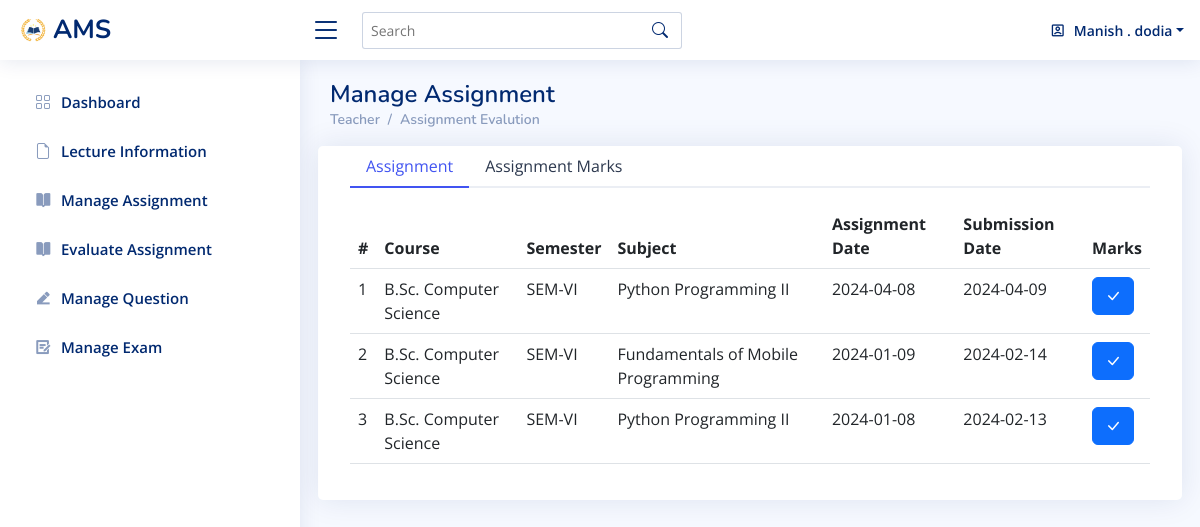
Page /assignment-evalution.php (signed in) on the committed database.
### tables this page shows
CREATE TABLE IF NOT EXISTS `assign` (
  `assign_id` int NOT NULL AUTO_INCREMENT,
  `course_id` int NOT NULL,
  `sem_id` int NOT NULL,
  `sub_id` int NOT NULL,
  `assign_date` date NOT NULL,
  `submi_date` date NOT NULL,
  `assign_topic` varchar(300) NOT NULL,
  `t_id` int NOT NULL,
  PRIMARY KEY (`assign_id`),
  KEY `cou` (`course_id`),
  KEY `seme` (`sem_id`),
  KEY `teach` (`t_id`),
  KEY `sb` (`sub_id`)
);

CREATE TABLE IF NOT EXISTS `course` (
  `course_id` int NOT NULL AUTO_INCREMENT,
  `course_name` varchar(50) NOT NULL,
  `course_type` varchar(10) NOT NULL,
  `course_sem` varchar(20) NOT NULL,
  PRIMARY KEY (`course_id`),
  UNIQUE KEY `course_id` (`course_id`),
  UNIQUE KEY `course_name` (`course_id`)
);

CREATE TABLE IF NOT EXISTS `semester` (
  `sem_id` int NOT NULL AUTO_INCREMENT,
  `sem_name` varchar(20) NOT NULL,
  PRIMARY KEY (`sem_id`)
);

CREATE TABLE IF NOT EXISTS `subject` (
  `sub_id` int NOT NULL AUTO_INCREMENT,
  `course_id` int NOT NULL,
  `sem_id` int NOT NULL,
  `sub_code` varchar(20) NOT NULL,
  `sub_name` varchar(40) NOT NULL,
  PRIMARY KEY (`sub_id`),
  KEY `cs` (`course_id`),
  KEY `sm` (`sem_id`)
);

### assignment-evalution.php (the view, shortened to what this page needs)
<?php
if(!isset($_SESSION["t_id"]))
{
  header("location:login.php");
}
else
{
    $t_id=$_SESSION["t_id"];
}
include("database_connect.php");
$selectqry="select a.assign_id,a.course_id,c.course_name,
a.sem_id,s.sem_name,a.sub_id,sb.sub_name,a.assign_date,
a.submi_date,a.assign_topic,
a.t_id,concat(tea.fname ,' ' , tea.mname,' ',tea.lname) as name
from assign a inner join course c
on a.course_id=c.course_id
inner join semester s
on a.sem_id=s.sem_id
inner join subject sb
on a.sub_id=sb.sub_id
inner join teacher tea
on a.t_id=tea.t_id where a.t_id=$t_id order by a.assign_date desc";
$rsassign=mysqli_query($con,$selectqry);
?>
<!DOCTYPE html>
<html lang="en">
<head>
  <link href="assets/vendor/bootstrap/css/bootstrap.min.css" rel="stylesheet">
  <link href="assets/vendor/bootstrap-icons/bootstrap-icons.css" rel="stylesheet">
  <link href="assets/vendor/boxicons/css/boxicons.min.css" rel="stylesheet">
  <link href="assets/vendor/quill/quill.snow.css" rel="stylesheet">
  <link href="assets/vendor/quill/quill.bubble.css" rel="stylesheet">
  <link href="assets/vendor/remixicon/remixicon.css" rel="stylesheet">
  <link href="assets/vendor/simple-datatables/style.css" rel="stylesheet">
  <link href="assets/css/style.css" rel="stylesheet">
</head>
<body>
  <header id="header" class="header fixed-top d-flex align-items-center">
    <div class="d-flex align-items-center justify-content-between">
      <a href="#" class="logo d-flex align-items-center">
        <img src="img/logo/logoaaa.png" alt="">
        <span class="d-none d-lg-block">AMS</span>
      </a>
      <i class="bi bi-list toggle-sidebar-btn"></i>
    </div>
    <div class="search-bar">
      <form class="search-form d-flex align-items-center" method="POST" action="#">
        <input type="text" name="query" placeholder="Search" title="Enter search keyword">
        <button type="submit" title="Search"><i class="bi bi-search"></i></button>
      </form>
    </div>
    <nav class="header-nav ms-auto">
      <ul class="d-flex align-items-center">
        <li class="nav-item dropdown pe-3">
        <a class="nav-link nav-profile d-flex align-items-center pe-0" href="#" data-bs-toggle="dropdown">
            <i class="ri-account-box-line"></i>
            <span class="d-none d-md-block dropdown-toggle ps-2"><?PHP if(isset($_SESSION["u_name"])) echo $_SESSION["u_name"]; ?></span>
          </a>
        </li>
      </ul>
    </nav>
  </header>
  <aside id="sidebar" class="sidebar">
    <ul class="sidebar-nav" id="sidebar-nav">
      <li class="nav-item">
        <a class="nav-link collapsed" href="teacher-dashboard.php">
          <i class="bi bi-grid"></i>
          <span>Dashboard</span>
        </a>
      </li>
      <li class="nav-item">
        <a class="nav-link collapsed"  href="lecture-information.php">
          <i class="bi bi-file-earmark"></i><span>Lecture Information</span>
        </a>
      </li>
      <li class="nav-item">
        <a class="nav-link collapsed"  href="assignment.php">
          <i class="ri-book-open-fill"></i><span>Manage Assignment</span>
        </a>
      </li>
      <li class="nav-item">
        <a class="nav-link collapsed"  href="assignment-evalution.php">
          <i class="ri-book-open-fill"></i><span>Evaluate Assignment</span>
        </a>
      </li>
      <li class="nav-item">
        <a class="nav-link collapsed"  href="que_bank.php">
          <i class="ri-edit-2-fill"></i><span>Manage Question</span>
        </a>
      </li>
      <li class="nav-item">
        <a class="nav-link collapsed"  href="exam.php">
          <i class="ri-draft-line"></i><span>Manage Exam</span>
        </a>
      </li>
         </ul>
  </aside>
  <main id="main" class="main">
    <div class="pagetitle">
      <h1>Manage Assignment</h1>
      <nav>
        <ol class="breadcrumb">
        <li class="breadcrumb-item"><a href="index.html">Teacher</a></li>
          <li class="breadcrumb-item">Assignment Evalution</li>
        </ol>
      </nav>
    </div>
    <section class="section">
      <div class="row">
        <div class="card">
          <div class="card-body">
            <form method="POST" action="database_assignment-evalution.php">
                <ul class="nav nav-tabs nav-tabs-bordered" id="borderedTab" role="tablist">
                    <li class="nav-item" role="presentation">
                        <button class="<?php if(isset($massign_id)) echo 'nav-link'; else echo 'nav-link active'?>" id="home-tab" data-bs-toggle="tab" data-bs-target="#bordered-home" type="button" role="tab" aria-controls="home" aria-selected="true">Assignment</button>
                    </li>
                    <li class="nav-item" role="presentation">
                        <button class="<?php if(isset($massign_id)) echo 'nav-link active'; else echo 'nav-link'?>" id="attandance-tab" data-bs-toggle="tab" data-bs-target="#bordered-attandance" type="button" role="tab" aria-controls="attandance" aria-selected="false">Assignment Marks</button>
                    </li>
                </ul>
              <div class="tab-content pt-3" id="borderedTabContent">
              <div class="<?php if(isset($massign_id)) echo 'tab-pane fade'; else echo 'tab-pane fade show active'?>" id="bordered-home" role="tabpanel" aria-labelledby="home-tab">
              <table class="table datatable">
                <thead>
                  <tr>
                    <th scope="col">#</th>
                    <th scope="col">Course</th>
                    <th scope="col">Semester</th>
                    <th scope="col">Subject</th>
                    <th scope="col">Assignment Date</th>
                    <th scope="col">Submission Date</th>
                    <th scope="col">Marks</th>
                  </tr>
                </thead>
                <tbody>
                  <?php
                   if(!$rsassign)
                   {
                      echo "<tr><td colspan='10'> no records found...</td></tr>";
                   }
                   else
                   {
                      $cnt=1;
                      while($row=mysqli_fetch_row($rsassign))
                      {
                          echo "<tr>";
                          echo "<td>".$cnt."</td>";
                          echo "<td>".$row[2]."</td>";
                          echo "<td>".$row[4]."</td>";
                          echo "<td>".$row[6]."</td>";
                          echo "<td>".$row[7]."</td>";
                          echo "<td>".$row[8]."</td>";
                      echo "<td><a class='btn btn-primary' href='assignment-evalution.php?medit=".$row[0]."'><i class='bi-check-lg'></i></a></td>";
                          echo "</tr>";
                          $cnt=$cnt+1;
                      }
                   }
                  ?>
                </tbody>
              </table>
              </div>
          </div>
            </form>
        </div>
        </div>
       </div>
    </section>
  </main>
</body>
</html>

### assets/css/style.css (style rules this page uses)
:root { scroll-behavior: smooth; }
body { font-family: "Open Sans", sans-serif; background: #f6f9ff; color: #444444; }
a { color: #4154f1; text-decoration: none; }
h1, h2, h3, h4, h5, h6 { font-family: "Nunito", sans-serif; }
#main { margin-top: 60px; padding: 20px 30px; transition: all 0.3s; }
.pagetitle { margin-bottom: 10px; }
.pagetitle h1 { font-size: 24px; margin-bottom: 0; font-weight: 600; color: #012970; }
.card { margin-bottom: 30px; border: none; border-radius: 5px; box-shadow: 0px 0 30px rgba(1, 41, 112, 0.1); }
.card-body { padding: 0 20px 20px 20px; }
.breadcrumb { font-size: 14px; font-family: "Nunito", sans-serif; color: #899bbd; font-weight: 600; }
.breadcrumb a { color: #899bbd; transition: 0.3s; }
.breadcrumb .breadcrumb-item::before { color: #899bbd; }
.nav-tabs-bordered { border-bottom: 2px solid #ebeef4; }
.nav-tabs-bordered .nav-link { margin-bottom: -2px; border: none; color: #2c384e; }
.nav-tabs-bordered .nav-link.active { background-color: #fff; color: #4154f1; border-bottom: 2px solid #4154f1; }
.logo { line-height: 1; }
@media (min-width: 1200px) { .logo { width: 280px; } }
.logo img { max-height: 26px; margin-right: 6px; }
.logo span { font-size: 26px; font-weight: 700; color: #012970; font-family: "Nunito", sans-serif; }
.header { transition: all 0.5s; z-index: 997; height: 60px; box-shadow: 0px 2px 20px rgba(1, 41, 112, 0.1); background-color: #fff; padding-left: 20px; }
.header .toggle-sidebar-btn { font-size: 32px; padding-left: 10px; cursor: pointer; color: #012970; }
.header .search-bar { min-width: 360px; padding: 0 20px; }
.header .search-form { width: 100%; }
.header .search-form input { border: 0; font-size: 14px; color: #012970; border: 1px solid rgba(1, 41, 112, 0.2); padding: 7px 38px 7px 8px; border-radius: 3px; transition: 0.3s; width: 100%; }
.header .search-form button { border: 0; padding: 0; margin-left: -30px; background: none; }
.header .search-form button i { color: #012970; }
.header-nav ul { list-style: none; }
.header-nav>ul { margin: 0; padding: 0; }
.header-nav .nav-profile { color: #012970; }
.header-nav .nav-profile span { font-size: 14px; font-weight: 600; }
.sidebar { position: fixed; top: 60px; left: 0; bottom: 0; width: 300px; z-index: 996; transition: all 0.3s; padding: 20px; overflow-y: auto; scrollbar-width: thin; scrollbar-color: #aab7cf transparent; box-shadow: 0px 0px 20px rgba(1, 41, 112, 0.1); background-color: #fff; }
@media (min-width: 1200px) { #main, #footer { margin-left: 300px; } }
.sidebar-nav { padding: 0; margin: 0; list-style: none; }
.sidebar-nav li { padding: 0; margin: 0; list-style: none; }
.sidebar-nav .nav-item { margin-bottom: 5px; }
.sidebar-nav .nav-link { display: flex; align-items: center; font-size: 15px; font-weight: 600; color: #4154f1; transition: 0.3; background: #f6f9ff; padding: 10px 15px; border-radius: 4px; }
.sidebar-nav .nav-link i { font-size: 16px; margin-right: 10px; color: #4154f1; }
.sidebar-nav .nav-link.collapsed { color: #012970; background: #fff; }
.sidebar-nav .nav-link.collapsed i { color: #899bbd; }

### rows in the picture
assign: course.course_name "B.Sc. Computer Science", sem.sem_name "SEM-VI", sub.sub_name "Python Programming II", assign_date "2024-04-08", submi_date "2024-04-09"
assign: course.course_name "B.Sc. Computer Science", sem.sem_name "SEM-VI", sub.sub_name "Fundamentals of Mobile Programming", assign_date "2024-01-09", submi_date "2024-02-14"
assign: course.course_name "B.Sc. Computer Science", sem.sem_name "SEM-VI", sub.sub_name "Python Programming II", assign_date "2024-01-08", submi_date "2024-02-13"

### other values in the picture
$_SESSION["u_name"] "Manish . dodia"
